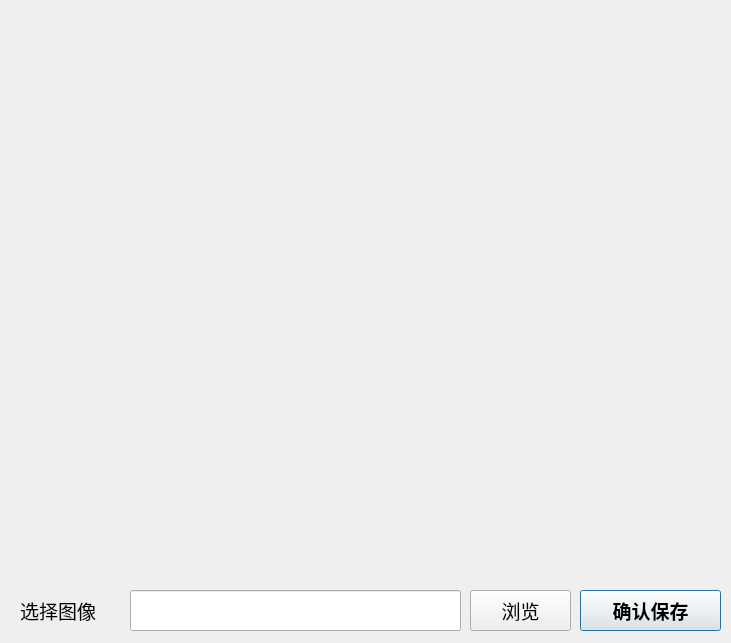
<?xml version="1.0" encoding="UTF-8"?>
<ui version="4.0">
 <class>PictureModify</class>
 <widget class="QDialog" name="PictureModify">
  <property name="geometry">
   <rect>
    <x>0</x>
    <y>0</y>
    <width>731</width>
    <height>643</height>
   </rect>
  </property>
  <property name="windowTitle">
   <string>Dialog</string>
  </property>
  <widget class="QLabel" name="label_2">
   <property name="geometry">
    <rect>
     <x>20</x>
     <y>600</y>
     <width>101</width>
     <height>21</height>
    </rect>
   </property>
   <property name="font">
    <font>
     <family>楷体</family>
     <pointsize>14</pointsize>
     <weight>50</weight>
     <bold>false</bold>
    </font>
   </property>
   <property name="text">
    <string>选择图像</string>
   </property>
  </widget>
  <widget class="QPushButton" name="btnOk">
   <property name="geometry">
    <rect>
     <x>580</x>
     <y>590</y>
     <width>141</width>
     <height>41</height>
    </rect>
   </property>
   <property name="font">
    <font>
     <family>楷体</family>
     <pointsize>14</pointsize>
     <weight>75</weight>
     <bold>true</bold>
    </font>
   </property>
   <property name="text">
    <string>确认保存</string>
   </property>
   <property name="icon">
    <iconset resource="../qss.qrc">
     <normaloff>:/image/main_icon/back.png</normaloff>:/image/main_icon/back.png</iconset>
   </property>
   <property name="iconSize">
    <size>
     <width>30</width>
     <height>30</height>
    </size>
   </property>
  </widget>
  <widget class="QPushButton" name="btnSearch">
   <property name="geometry">
    <rect>
     <x>470</x>
     <y>590</y>
     <width>101</width>
     <height>41</height>
    </rect>
   </property>
   <property name="font">
    <font>
     <family>楷体</family>
     <pointsize>14</pointsize>
    </font>
   </property>
   <property name="text">
    <string>浏览</string>
   </property>
   <property name="icon">
    <iconset resource="../qss.qrc">
     <normaloff>:/image/main_icon/docu.png</normaloff>:/image/main_icon/docu.png</iconset>
   </property>
   <property name="iconSize">
    <size>
     <width>30</width>
     <height>30</height>
    </size>
   </property>
  </widget>
  <widget class="QLineEdit" name="lineEdit">
   <property name="geometry">
    <rect>
     <x>130</x>
     <y>590</y>
     <width>331</width>
     <height>41</height>
    </rect>
   </property>
  </widget>
  <widget class="PicturePreviewPanel" name="widget" native="true">
   <property name="geometry">
    <rect>
     <x>10</x>
     <y>9</y>
     <width>711</width>
     <height>571</height>
    </rect>
   </property>
  </widget>
 </widget>
 <customwidgets>
  <customwidget>
   <class>PicturePreviewPanel</class>
   <extends>QWidget</extends>
   <header>QFrame/picturepreviewpanel.h</header>
   <container>1</container>
  </customwidget>
 </customwidgets>
 <resources>
  <include location="../qss.qrc"/>
 </resources>
 <connections/>
</ui>
